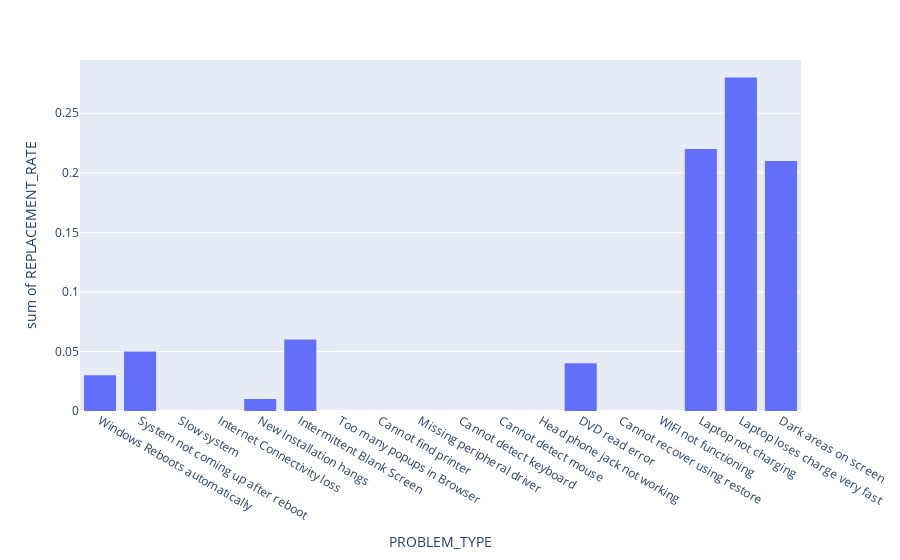

Notebook cell for this chart:
### Markdown cell above
## Buscando patrones

### Code cell
px.histogram(df, x="PROBLEM_TYPE", y="REPLACEMENT_RATE",  hover_data=df.columns)

### Figure 1 — Plotly figure (JSON) as saved in the notebook; plotly's stock layout.template omitted (floating-point values rounded to 4 significant figures)
{"data": [{"alignmentgroup": "True", "bingroup": "x", "histfunc": "sum", "hovertemplate": "PROBLEM_TYPE=%{x}<br>sum of REPLACEMENT_RATE=%{y}<extra></extra>", "legendgroup": "", "marker": {"color": "#636efa"}, "name": "", "offsetgroup": "", "orientation": "v", "showlegend": false, "type": "histogram", "x": ["Admin Password Lost", "Windows Reboots automatically", "System not coming up after reboot", "Slow system", "Internet Connectivity loss", "New Installation hangs", "Intermittent Blank Screen", "Too many popups in Browser", "Cannot find printer", "Missing peripheral driver", "Cannot detect keyboard", "Cannot detect mouse", "Head phone jack not working", "DVD read error", "Cannot recover using restore", "WIFI not functioning", "Laptop not charging", "Laptop loses charge very fast", "Dark areas on screen", "anti-virus not working"], "xaxis": "x", "y": [0, 0.03, 0.05, 0, 0, 0.01, 0.06, 0, 0, 0, 0, 0, 0, 0.04, 0, 0, 0.22, 0.28, 0.21, 0], "yaxis": "y"}], "layout": {"barmode": "relative", "legend": {"tracegroupgap": 0}, "margin": {"t": 60}, "xaxis": {"anchor": "y", "domain": [0, 1], "title": {"text": "PROBLEM_TYPE"}}, "yaxis": {"anchor": "x", "domain": [0, 1], "title": {"text": "sum of REPLACEMENT_RATE"}}}}
